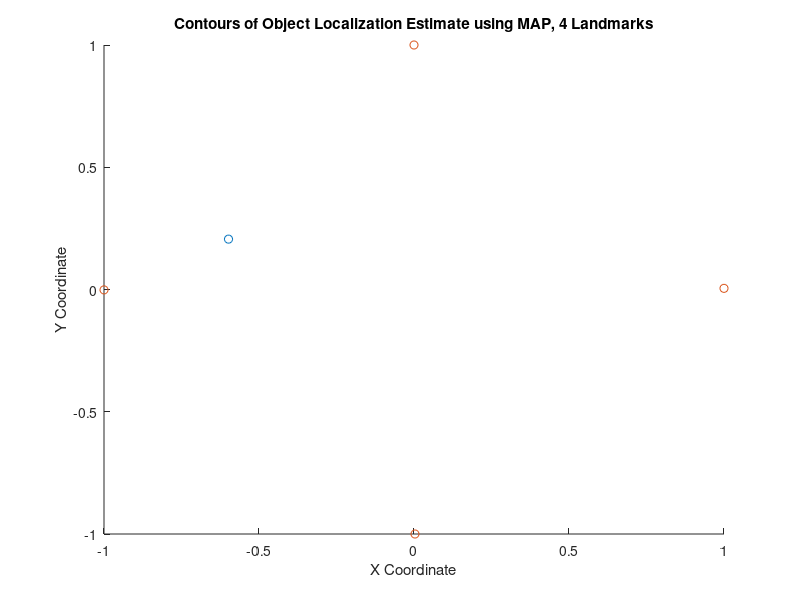

This figure's MATLAB source: (Note: this script raises an error after producing the figure.)
%% Midterm Exam, Question 2
% EECE5644
% Code generated by Benjamin Gincley
% 13 October 2019
%% Generate True [X,Y] and initialize figure
rng(5)
% Unit Circle
n = 1000; t = linspace(0,2*pi,n);
unit(1,:) = sin(t); unit(2,:) = cos(t);
figure()
xlabel('X Coordinate')
ylabel('Y Coordinate')
title('Contours of Object Localization Estimate using MAP, 4 Landmarks')
hold on
%line(unit(1,:),unit(2,:))
true_x = unit(1,:)*rand(1,1);
true_y = unit(2,:)*rand(1,1);
idx = round(n*rand(1,1));
trueX = [true_x(idx);true_y(idx)];
scatter(trueX(1),trueX(2),'gx')
%% Generate landmarks and calculate distance
landmark = zeros(2,4);
sigma = 0.3;
var = sigma^2*eye(2);
noise = 0.1^2*eye(2);
mu = [0;0];
for k = 1:4
    landmark(:,k) = [unit(1,k*(n/4)),unit(2,k*(n/4))];
    ni(k,:) = mvnrnd(mu,noise,1);
    trueR(k,:) = norm(trueX-landmark(:,k));
    r(k) = norm(trueX-landmark(:,k))+ni(k);
%     x_r = r(k)*unit(1,:)+landmark(1,k); 
%     y_r = r(k)*unit(2,:)+landmark(2,k);
%     l = line(x_r,y_r);
%     l.Color = 'k';
%     l.LineStyle = '--';
end
scatter(landmark(1,:),landmark(2,:),'ko')
%% Calculate posterior from Bayes and plot contours
logprior = -0.5*trueX'*inv(var)*trueX-log(2*pi*sigma*sigma);
step = 0.01;
x = -2:step:2;
y = x;
nTiles = size(x,2);
[meshX,meshY] = meshgrid(x,y);
Levels = -99:11:0;

% %1 Landmark:
% c = 1;
% posterior = findTargetQ2(c,x,landmark,r,var,logprior);
% contour(meshX,meshY,posterior,Levels)

% %2 Landmarks:
% c = 2;
% posterior = findTargetQ2(c,x,landmark,r,var,logprior);
% contour(meshX,meshY,posterior,Levels)

% %3 Landmarks: 
% c = 3;
% posterior = findTargetQ2(c,x,landmark,r,var,logprior);
% contour(meshX,meshY,posterior,Levels)

%4 Landmarks:
c = 4;
posterior = findTargetQ2(c,x,landmark,r,var,logprior);
contour(meshX,meshY,posterior,Levels)
%% Find the MAP predicted location
[MAPval, MAPcoord] = max(posterior(:));
MAP = [x(round(MAPcoord/nTiles));x(rem(MAPcoord, nTiles))]
scatter(MAP(1),MAP(2),'r+')

legend('True Location','Landmarks','Contour','Estimated Location')